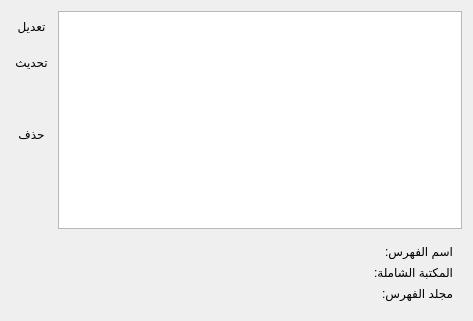
<?xml version="1.0" encoding="UTF-8"?>
<ui version="4.0">
 <class>IndexesDialog</class>
 <widget class="QDialog" name="IndexesDialog">
  <property name="geometry">
   <rect>
    <x>0</x>
    <y>0</y>
    <width>473</width>
    <height>321</height>
   </rect>
  </property>
  <property name="windowTitle">
   <string>تعديل الفهارس</string>
  </property>
  <property name="layoutDirection">
   <enum>Qt::RightToLeft</enum>
  </property>
  <property name="locale">
   <locale language="Arabic" country="Morocco"/>
  </property>
  <layout class="QVBoxLayout" name="verticalLayout_2">
   <item>
    <layout class="QHBoxLayout" name="horizontalLayout">
     <item>
      <widget class="QTreeWidget" name="treeWidget">
       <property name="rootIsDecorated">
        <bool>false</bool>
       </property>
       <property name="headerHidden">
        <bool>true</bool>
       </property>
       <column>
        <property name="text">
         <string>اسم الفهرس</string>
        </property>
       </column>
      </widget>
     </item>
     <item>
      <layout class="QVBoxLayout" name="verticalLayout">
       <item>
        <widget class="QToolButton" name="pushEdit">
         <property name="minimumSize">
          <size>
           <width>30</width>
           <height>30</height>
          </size>
         </property>
         <property name="toolTip">
          <string>تعديل فهرس</string>
         </property>
         <property name="text">
          <string>تعديل</string>
         </property>
         <property name="icon">
          <iconset resource="resources.qrc">
           <normaloff>:/data/images/edit.png</normaloff>:/data/images/edit.png</iconset>
         </property>
         <property name="autoRaise">
          <bool>true</bool>
         </property>
        </widget>
       </item>
       <item>
        <widget class="QToolButton" name="pushUpDate">
         <property name="minimumSize">
          <size>
           <width>30</width>
           <height>30</height>
          </size>
         </property>
         <property name="toolTip">
          <string>تحديث فهرس</string>
         </property>
         <property name="text">
          <string>تحديث</string>
         </property>
         <property name="icon">
          <iconset resource="resources.qrc">
           <normaloff>:/data/images/reload.png</normaloff>:/data/images/reload.png</iconset>
         </property>
         <property name="autoRaise">
          <bool>true</bool>
         </property>
        </widget>
       </item>
       <item>
        <widget class="QToolButton" name="pushOptimize">
         <property name="minimumSize">
          <size>
           <width>30</width>
           <height>30</height>
          </size>
         </property>
         <property name="toolTip">
          <string>ضغط الفهرس</string>
         </property>
         <property name="icon">
          <iconset>
           <normaloff>:/bin/data/images/compress.png</normaloff>:/bin/data/images/compress.png</iconset>
         </property>
         <property name="iconSize">
          <size>
           <width>16</width>
           <height>16</height>
          </size>
         </property>
         <property name="autoRaise">
          <bool>true</bool>
         </property>
        </widget>
       </item>
       <item>
        <widget class="QToolButton" name="pushDelete">
         <property name="minimumSize">
          <size>
           <width>30</width>
           <height>30</height>
          </size>
         </property>
         <property name="toolTip">
          <string>حذف فهرس</string>
         </property>
         <property name="text">
          <string>حذف</string>
         </property>
         <property name="icon">
          <iconset>
           <normaloff>:/bin/data/images/delete.png</normaloff>:/bin/data/images/delete.png</iconset>
         </property>
         <property name="autoRaise">
          <bool>true</bool>
         </property>
        </widget>
       </item>
       <item>
        <spacer name="verticalSpacer">
         <property name="orientation">
          <enum>Qt::Vertical</enum>
         </property>
         <property name="sizeHint" stdset="0">
          <size>
           <width>20</width>
           <height>40</height>
          </size>
         </property>
        </spacer>
       </item>
      </layout>
     </item>
    </layout>
   </item>
   <item>
    <widget class="QWidget" name="widgetIndexInfo" native="true">
     <layout class="QFormLayout" name="formLayout">
      <item row="0" column="0">
       <widget class="QLabel" name="label_4">
        <property name="text">
         <string>اسم الفهرس:</string>
        </property>
       </widget>
      </item>
      <item row="0" column="1">
       <widget class="QLabel" name="labelIndexName">
        <property name="text">
         <string/>
        </property>
       </widget>
      </item>
      <item row="1" column="0">
       <widget class="QLabel" name="label_5">
        <property name="text">
         <string>المكتبة الشاملة:</string>
        </property>
       </widget>
      </item>
      <item row="1" column="1">
       <widget class="QLabel" name="labelShaPath">
        <property name="text">
         <string/>
        </property>
       </widget>
      </item>
      <item row="2" column="0">
       <widget class="QLabel" name="label_6">
        <property name="text">
         <string>مجلد الفهرس:</string>
        </property>
       </widget>
      </item>
      <item row="2" column="1">
       <widget class="QLabel" name="labelIndexPath">
        <property name="text">
         <string/>
        </property>
       </widget>
      </item>
     </layout>
    </widget>
   </item>
  </layout>
 </widget>
 <resources>
  <include location="resources.qrc"/>
 </resources>
 <connections/>
</ui>
